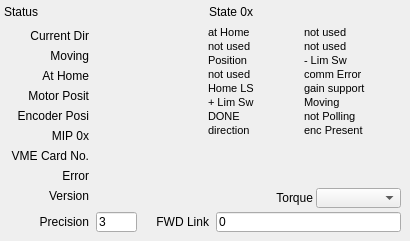
   <widget class="QWidget" name="page_4">
    <widget class="QLabel" name="label_6">
     <property name="geometry">
      <rect>
       <x>4</x>
       <y>4</y>
       <width>57</width>
       <height>15</height>
      </rect>
     </property>
     <property name="text">
      <string>Status</string>
     </property>
    </widget>
    <widget class="QELabel" name="qelabel_10">
     <property name="geometry">
      <rect>
       <x>120</x>
       <y>2</y>
       <width>117</width>
       <height>20</height>
      </rect>
     </property>
     <property name="variable" stdset="0">
      <string>$(P):$(M).STAT</string>
     </property>
     <property name="variableSubstitutions" stdset="0">
      <string>P=PICO,M=m1</string>
     </property>
     <property name="addUnits">
      <bool>false</bool>
     </property>
    </widget>
    <widget class="QLabel" name="label_46">
     <property name="geometry">
      <rect>
       <x>196</x>
       <y>4</y>
       <width>57</width>
       <height>16</height>
      </rect>
     </property>
     <property name="text">
      <string>State 0x</string>
     </property>
     <property name="alignment">
      <set>Qt::AlignRight|Qt::AlignTrailing|Qt::AlignVCenter</set>
     </property>
    </widget>
    <widget class="QELabel" name="qelabel_11">
     <property name="geometry">
      <rect>
       <x>256</x>
       <y>4</y>
       <width>33</width>
       <height>16</height>
      </rect>
     </property>
     <property name="variable" stdset="0">
      <string>$(P):$(M).MSTA</string>
     </property>
     <property name="variableSubstitutions" stdset="0">
      <string>P=PICO,M=m1</string>
     </property>
     <property name="addUnits">
      <bool>false</bool>
     </property>
     <property name="format" stdset="0">
      <enum>QELabel::UnsignedInteger</enum>
     </property>
     <property name="radix">
      <UInt>16</UInt>
     </property>
    </widget>
    <widget class="QLabel" name="label_47">
     <property name="geometry">
      <rect>
       <x>4</x>
       <y>28</y>
       <width>85</width>
       <height>16</height>
      </rect>
     </property>
     <property name="text">
      <string>Current Dir</string>
     </property>
     <property name="alignment">
      <set>Qt::AlignRight|Qt::AlignTrailing|Qt::AlignVCenter</set>
     </property>
    </widget>
    <widget class="QELabel" name="qelabel_12">
     <property name="geometry">
      <rect>
       <x>92</x>
       <y>28</y>
       <width>58</width>
       <height>16</height>
      </rect>
     </property>
     <property name="variable" stdset="0">
      <string>$(P):$(M).TDIR</string>
     </property>
     <property name="variableSubstitutions" stdset="0">
      <string>P=PICO,M=m1</string>
     </property>
     <property name="addUnits">
      <bool>false</bool>
     </property>
     <property name="format" stdset="0">
      <enum>QELabel::Default</enum>
     </property>
     <property name="radix">
      <UInt>10</UInt>
     </property>
    </widget>
    <widget class="QLabel" name="label_48">
     <property name="geometry">
      <rect>
       <x>4</x>
       <y>48</y>
       <width>85</width>
       <height>16</height>
      </rect>
     </property>
     <property name="text">
      <string>Moving</string>
     </property>
     <property name="alignment">
      <set>Qt::AlignRight|Qt::AlignTrailing|Qt::AlignVCenter</set>
     </property>
    </widget>
    <widget class="QELabel" name="qelabel_13">
     <property name="geometry">
      <rect>
       <x>92</x>
       <y>48</y>
       <width>58</width>
       <height>16</height>
      </rect>
     </property>
     <property name="variable" stdset="0">
      <string>$(P):$(M).MOVN</string>
     </property>
     <property name="variableSubstitutions" stdset="0">
      <string>P=PICO,M=m1</string>
     </property>
     <property name="addUnits">
      <bool>false</bool>
     </property>
     <property name="format" stdset="0">
      <enum>QELabel::Default</enum>
     </property>
     <property name="radix">
      <UInt>10</UInt>
     </property>
    </widget>
    <widget class="QLabel" name="label_49">
     <property name="geometry">
      <rect>
       <x>4</x>
       <y>68</y>
       <width>85</width>
       <height>16</height>
      </rect>
     </property>
     <property name="text">
      <string>At Home</string>
     </property>
     <property name="alignment">
      <set>Qt::AlignRight|Qt::AlignTrailing|Qt::AlignVCenter</set>
     </property>
    </widget>
    <widget class="QELabel" name="qelabel_14">
     <property name="geometry">
      <rect>
       <x>92</x>
       <y>68</y>
       <width>58</width>
       <height>16</height>
      </rect>
     </property>
     <property name="variable" stdset="0">
      <string>$(P):$(M).ATHM</string>
     </property>
     <property name="variableSubstitutions" stdset="0">
      <string>P=PICO,M=m1</string>
     </property>
     <property name="addUnits">
      <bool>false</bool>
     </property>
     <property name="format" stdset="0">
      <enum>QELabel::Default</enum>
     </property>
     <property name="radix">
      <UInt>10</UInt>
     </property>
    </widget>
    <widget class="QLabel" name="label_50">
     <property name="geometry">
      <rect>
       <x>4</x>
       <y>88</y>
       <width>85</width>
       <height>16</height>
      </rect>
     </property>
     <property name="text">
      <string>Motor Posit</string>
     </property>
     <property name="alignment">
      <set>Qt::AlignRight|Qt::AlignTrailing|Qt::AlignVCenter</set>
     </property>
    </widget>
    <widget class="QELabel" name="qelabel_15">
     <property name="geometry">
      <rect>
       <x>92</x>
       <y>88</y>
       <width>61</width>
       <height>16</height>
      </rect>
     </property>
     <property name="variable" stdset="0">
      <string>$(P):$(M).RMP</string>
     </property>
     <property name="variableSubstitutions" stdset="0">
      <string>P=PICO,M=m1</string>
     </property>
     <property name="addUnits">
      <bool>false</bool>
     </property>
     <property name="format" stdset="0">
      <enum>QELabel::Default</enum>
     </property>
     <property name="radix">
      <UInt>10</UInt>
     </property>
    </widget>
    <widget class="QLabel" name="label_51">
     <property name="geometry">
      <rect>
       <x>4</x>
       <y>108</y>
       <width>85</width>
       <height>16</height>
      </rect>
     </property>
     <property name="text">
      <string>Encoder Posi</string>
     </property>
     <property name="alignment">
      <set>Qt::AlignRight|Qt::AlignTrailing|Qt::AlignVCenter</set>
     </property>
    </widget>
    <widget class="QELabel" name="qelabel_16">
     <property name="geometry">
      <rect>
       <x>92</x>
       <y>108</y>
       <width>58</width>
       <height>16</height>
      </rect>
     </property>
     <property name="variable" stdset="0">
      <string>$(P):$(M).REP</string>
     </property>
     <property name="variableSubstitutions" stdset="0">
      <string>P=PICO,M=m1</string>
     </property>
     <property name="addUnits">
      <bool>false</bool>
     </property>
     <property name="format" stdset="0">
      <enum>QELabel::Default</enum>
     </property>
     <property name="radix">
      <UInt>10</UInt>
     </property>
    </widget>
    <widget class="QLabel" name="label_52">
     <property name="geometry">
      <rect>
       <x>4</x>
       <y>128</y>
       <width>85</width>
       <height>16</height>
      </rect>
     </property>
     <property name="text">
      <string>MIP 0x</string>
     </property>
     <property name="alignment">
      <set>Qt::AlignRight|Qt::AlignTrailing|Qt::AlignVCenter</set>
     </property>
    </widget>
    <widget class="QELabel" name="qelabel_17">
     <property name="geometry">
      <rect>
       <x>92</x>
       <y>128</y>
       <width>58</width>
       <height>16</height>
      </rect>
     </property>
     <property name="variable" stdset="0">
      <string>$(P):$(M).MIP</string>
     </property>
     <property name="variableSubstitutions" stdset="0">
      <string>P=PICO,M=m1</string>
     </property>
     <property name="addUnits">
      <bool>false</bool>
     </property>
     <property name="format" stdset="0">
      <enum>QELabel::UnsignedInteger</enum>
     </property>
     <property name="radix">
      <UInt>16</UInt>
     </property>
    </widget>
    <widget class="QLabel" name="label_53">
     <property name="geometry">
      <rect>
       <x>4</x>
       <y>148</y>
       <width>85</width>
       <height>16</height>
      </rect>
     </property>
     <property name="text">
      <string>VME Card No.</string>
     </property>
     <property name="alignment">
      <set>Qt::AlignRight|Qt::AlignTrailing|Qt::AlignVCenter</set>
     </property>
    </widget>
    <widget class="QELabel" name="qelabel_18">
     <property name="geometry">
      <rect>
       <x>92</x>
       <y>148</y>
       <width>58</width>
       <height>16</height>
      </rect>
     </property>
     <property name="variable" stdset="0">
      <string>$(P):$(M).CARD</string>
     </property>
     <property name="variableSubstitutions" stdset="0">
      <string>P=PICO,M=m1</string>
     </property>
     <property name="addUnits">
      <bool>false</bool>
     </property>
     <property name="format" stdset="0">
      <enum>QELabel::Default</enum>
     </property>
     <property name="radix">
      <UInt>10</UInt>
     </property>
    </widget>
    <widget class="QLabel" name="label_54">
     <property name="geometry">
      <rect>
       <x>4</x>
       <y>168</y>
       <width>85</width>
       <height>16</height>
      </rect>
     </property>
     <property name="text">
      <string>Error</string>
     </property>
     <property name="alignment">
      <set>Qt::AlignRight|Qt::AlignTrailing|Qt::AlignVCenter</set>
     </property>
    </widget>
    <widget class="QELabel" name="qelabel_19">
     <property name="geometry">
      <rect>
       <x>92</x>
       <y>168</y>
       <width>58</width>
       <height>16</height>
      </rect>
     </property>
     <property name="variable" stdset="0">
      <string>$(P):$(M).DIFF</string>
     </property>
     <property name="variableSubstitutions" stdset="0">
      <string>P=PICO,M=m1</string>
     </property>
     <property name="addUnits">
      <bool>false</bool>
     </property>
     <property name="format" stdset="0">
      <enum>QELabel::Default</enum>
     </property>
     <property name="radix">
      <UInt>10</UInt>
     </property>
    </widget>
    <widget class="QELabel" name="qelabel_20">
     <property name="geometry">
      <rect>
       <x>92</x>
       <y>188</y>
       <width>58</width>
       <height>16</height>
      </rect>
     </property>
     <property name="variable" stdset="0">
      <string>$(P):$(M).VERS</string>
     </property>
     <property name="variableSubstitutions" stdset="0">
      <string>P=PICO,M=m1</string>
     </property>
     <property name="addUnits">
      <bool>false</bool>
     </property>
     <property name="format" stdset="0">
      <enum>QELabel::Default</enum>
     </property>
     <property name="radix">
      <UInt>10</UInt>
     </property>
    </widget>
    <widget class="QLabel" name="label_55">
     <property name="geometry">
      <rect>
       <x>4</x>
       <y>188</y>
       <width>85</width>
       <height>16</height>
      </rect>
     </property>
     <property name="text">
      <string>Version</string>
     </property>
     <property name="alignment">
      <set>Qt::AlignRight|Qt::AlignTrailing|Qt::AlignVCenter</set>
     </property>
    </widget>
    <widget class="QLabel" name="label_56">
     <property name="geometry">
      <rect>
       <x>4</x>
       <y>212</y>
       <width>85</width>
       <height>20</height>
      </rect>
     </property>
     <property name="text">
      <string>Precision</string>
     </property>
     <property name="alignment">
      <set>Qt::AlignRight|Qt::AlignTrailing|Qt::AlignVCenter</set>
     </property>
    </widget>
    <widget class="QELineEdit" name="qelineedit_29">
     <property name="geometry">
      <rect>
       <x>96</x>
       <y>212</y>
       <width>41</width>
       <height>20</height>
      </rect>
     </property>
     <property name="text">
      <string>3</string>
     </property>
     <property name="variable" stdset="0">
      <string>$(P):$(M).PREC</string>
     </property>
     <property name="variableSubstitutions" stdset="0">
      <string>P=PICO,M=m1</string>
     </property>
     <property name="addUnits">
      <bool>false</bool>
     </property>
    </widget>
    <widget class="QELineEdit" name="qelineedit_30">
     <property name="geometry">
      <rect>
       <x>216</x>
       <y>212</y>
       <width>185</width>
       <height>20</height>
      </rect>
     </property>
     <property name="text">
      <string>0</string>
     </property>
     <property name="variable" stdset="0">
      <string>$(P):$(M).FLNK</string>
     </property>
     <property name="variableSubstitutions" stdset="0">
      <string>P=PICO,M=m1</string>
     </property>
     <property name="addUnits">
      <bool>false</bool>
     </property>
    </widget>
    <widget class="QLabel" name="label_57">
     <property name="geometry">
      <rect>
       <x>148</x>
       <y>212</y>
       <width>61</width>
       <height>20</height>
      </rect>
     </property>
     <property name="text">
      <string>FWD Link</string>
     </property>
     <property name="alignment">
      <set>Qt::AlignRight|Qt::AlignTrailing|Qt::AlignVCenter</set>
     </property>
    </widget>
    <widget class="QLabel" name="label_58">
     <property name="geometry">
      <rect>
       <x>268</x>
       <y>188</y>
       <width>45</width>
       <height>20</height>
      </rect>
     </property>
     <property name="text">
      <string>Torque</string>
     </property>
     <property name="alignment">
      <set>Qt::AlignRight|Qt::AlignTrailing|Qt::AlignVCenter</set>
     </property>
    </widget>
    <widget class="QEComboBox" name="qecombobox_5">
     <property name="geometry">
      <rect>
       <x>316</x>
       <y>188</y>
       <width>85</width>
       <height>20</height>
      </rect>
     </property>
     <property name="variable" stdset="0">
      <string>$(P):$(M).CNEN</string>
     </property>
     <property name="variableSubstitutions" stdset="0">
      <string>P=PICO,M=m1</string>
     </property>
    </widget>
    <widget class="ByteMonitor" name="bytemonitor">
     <property name="geometry">
      <rect>
       <x>188</x>
       <y>24</y>
       <width>16</width>
       <height>114</height>
      </rect>
     </property>
     <property name="sizePolicy">
      <sizepolicy hsizetype="Fixed" vsizetype="Fixed">
       <horstretch>0</horstretch>
       <verstretch>0</verstretch>
      </sizepolicy>
     </property>
     <property name="variable" stdset="0">
      <string>$(P):$(M).MSTA</string>
     </property>
     <property name="variableSubstitutions" stdset="0">
      <string>P=PICO,M=m1</string>
     </property>
     <property name="nbits" stdset="0">
      <UInt>8</UInt>
     </property>
    </widget>
    <widget class="QLabel" name="label_65">
     <property name="geometry">
      <rect>
       <x>208</x>
       <y>26</y>
       <width>57</width>
       <height>12</height>
      </rect>
     </property>
     <property name="sizePolicy">
      <sizepolicy hsizetype="Fixed" vsizetype="Fixed">
       <horstretch>0</horstretch>
       <verstretch>0</verstretch>
      </sizepolicy>
     </property>
     <property name="font">
      <font>
       <pointsize>8</pointsize>
      </font>
     </property>
     <property name="text">
      <string>at Home</string>
     </property>
    </widget>
    <widget class="QLabel" name="label_70">
     <property name="geometry">
      <rect>
       <x>208</x>
       <y>124</y>
       <width>57</width>
       <height>12</height>
      </rect>
     </property>
     <property name="sizePolicy">
      <sizepolicy hsizetype="Fixed" vsizetype="Fixed">
       <horstretch>0</horstretch>
       <verstretch>0</verstretch>
      </sizepolicy>
     </property>
     <property name="font">
      <font>
       <pointsize>8</pointsize>
      </font>
     </property>
     <property name="text">
      <string>direction</string>
     </property>
    </widget>
    <widget class="QLabel" name="label_72">
     <property name="geometry">
      <rect>
       <x>208</x>
       <y>110</y>
       <width>57</width>
       <height>12</height>
      </rect>
     </property>
     <property name="sizePolicy">
      <sizepolicy hsizetype="Fixed" vsizetype="Fixed">
       <horstretch>0</horstretch>
       <verstretch>0</verstretch>
      </sizepolicy>
     </property>
     <property name="font">
      <font>
       <pointsize>8</pointsize>
      </font>
     </property>
     <property name="text">
      <string>DONE</string>
     </property>
    </widget>
    <widget class="QLabel" name="label_74">
     <property name="geometry">
      <rect>
       <x>208</x>
       <y>82</y>
       <width>57</width>
       <height>12</height>
      </rect>
     </property>
     <property name="sizePolicy">
      <sizepolicy hsizetype="Fixed" vsizetype="Fixed">
       <horstretch>0</horstretch>
       <verstretch>0</verstretch>
      </sizepolicy>
     </property>
     <property name="font">
      <font>
       <pointsize>8</pointsize>
      </font>
     </property>
     <property name="text">
      <string>Home LS</string>
     </property>
    </widget>
    <widget class="QLabel" name="label_76">
     <property name="geometry">
      <rect>
       <x>208</x>
       <y>68</y>
       <width>57</width>
       <height>12</height>
      </rect>
     </property>
     <property name="sizePolicy">
      <sizepolicy hsizetype="Fixed" vsizetype="Fixed">
       <horstretch>0</horstretch>
       <verstretch>0</verstretch>
      </sizepolicy>
     </property>
     <property name="font">
      <font>
       <pointsize>8</pointsize>
      </font>
     </property>
     <property name="text">
      <string>not used</string>
     </property>
    </widget>
    <widget class="QLabel" name="label_77">
     <property name="geometry">
      <rect>
       <x>208</x>
       <y>54</y>
       <width>57</width>
       <height>12</height>
      </rect>
     </property>
     <property name="sizePolicy">
      <sizepolicy hsizetype="Fixed" vsizetype="Fixed">
       <horstretch>0</horstretch>
       <verstretch>0</verstretch>
      </sizepolicy>
     </property>
     <property name="font">
      <font>
       <pointsize>8</pointsize>
      </font>
     </property>
     <property name="text">
      <string>Position</string>
     </property>
    </widget>
    <widget class="QLabel" name="label_78">
     <property name="geometry">
      <rect>
       <x>208</x>
       <y>40</y>
       <width>57</width>
       <height>12</height>
      </rect>
     </property>
     <property name="sizePolicy">
      <sizepolicy hsizetype="Fixed" vsizetype="Fixed">
       <horstretch>0</horstretch>
       <verstretch>0</verstretch>
      </sizepolicy>
     </property>
     <property name="font">
      <font>
       <pointsize>8</pointsize>
      </font>
     </property>
     <property name="text">
      <string>not used</string>
     </property>
    </widget>
    <widget class="ByteMonitor" name="bytemonitor_2">
     <property name="geometry">
      <rect>
       <x>284</x>
       <y>24</y>
       <width>16</width>
       <height>114</height>
      </rect>
     </property>
     <property name="variable" stdset="0">
      <string>$(P):$(M).MSTA</string>
     </property>
     <property name="variableSubstitutions" stdset="0">
      <string>P=PICO,M=m1</string>
     </property>
     <property name="nbits" stdset="0">
      <UInt>8</UInt>
     </property>
     <property name="firstbit" stdset="0">
      <UInt>8</UInt>
     </property>
    </widget>
    <widget class="QLabel" name="label_66">
     <property name="geometry">
      <rect>
       <x>304</x>
       <y>26</y>
       <width>57</width>
       <height>12</height>
      </rect>
     </property>
     <property name="font">
      <font>
       <pointsize>8</pointsize>
      </font>
     </property>
     <property name="text">
      <string>not used</string>
     </property>
    </widget>
    <widget class="QLabel" name="label_79">
     <property name="geometry">
      <rect>
       <x>304</x>
       <y>110</y>
       <width>60</width>
       <height>12</height>
      </rect>
     </property>
     <property name="font">
      <font>
       <pointsize>8</pointsize>
      </font>
     </property>
     <property name="text">
      <string>not Polling</string>
     </property>
    </widget>
    <widget class="QLabel" name="label_71">
     <property name="geometry">
      <rect>
       <x>304</x>
       <y>124</y>
       <width>72</width>
       <height>12</height>
      </rect>
     </property>
     <property name="font">
      <font>
       <pointsize>8</pointsize>
      </font>
     </property>
     <property name="text">
      <string>enc Present</string>
     </property>
    </widget>
    <widget class="QLabel" name="label_80">
     <property name="geometry">
      <rect>
       <x>304</x>
       <y>96</y>
       <width>57</width>
       <height>12</height>
      </rect>
     </property>
     <property name="font">
      <font>
       <pointsize>8</pointsize>
      </font>
     </property>
     <property name="text">
      <string>Moving</string>
     </property>
    </widget>
    <widget class="QLabel" name="label_81">
     <property name="geometry">
      <rect>
       <x>304</x>
       <y>68</y>
       <width>72</width>
       <height>12</height>
      </rect>
     </property>
     <property name="font">
      <font>
       <pointsize>8</pointsize>
      </font>
     </property>
     <property name="text">
      <string>comm Error</string>
     </property>
    </widget>
    <widget class="QLabel" name="label_82">
     <property name="geometry">
      <rect>
       <x>304</x>
       <y>54</y>
       <width>57</width>
       <height>12</height>
      </rect>
     </property>
     <property name="font">
      <font>
       <pointsize>8</pointsize>
      </font>
     </property>
     <property name="text">
      <string>- Lim Sw</string>
     </property>
    </widget>
    <widget class="QLabel" name="label_83">
     <property name="geometry">
      <rect>
       <x>304</x>
       <y>82</y>
       <width>80</width>
       <height>12</height>
      </rect>
     </property>
     <property name="font">
      <font>
       <pointsize>8</pointsize>
      </font>
     </property>
     <property name="text">
      <string>gain support</string>
     </property>
    </widget>
    <widget class="QLabel" name="label_84">
     <property name="geometry">
      <rect>
       <x>304</x>
       <y>40</y>
       <width>57</width>
       <height>12</height>
      </rect>
     </property>
     <property name="font">
      <font>
       <pointsize>8</pointsize>
      </font>
     </property>
     <property name="text">
      <string>not used</string>
     </property>
    </widget>
    <widget class="QLabel" name="label_75">
     <property name="geometry">
      <rect>
       <x>208</x>
       <y>96</y>
       <width>57</width>
       <height>12</height>
      </rect>
     </property>
     <property name="sizePolicy">
      <sizepolicy hsizetype="Fixed" vsizetype="Fixed">
       <horstretch>0</horstretch>
       <verstretch>0</verstretch>
      </sizepolicy>
     </property>
     <property name="font">
      <font>
       <pointsize>8</pointsize>
      </font>
     </property>
     <property name="text">
      <string>+ Lim Sw</string>
     </property>
    </widget>
   </widget>
